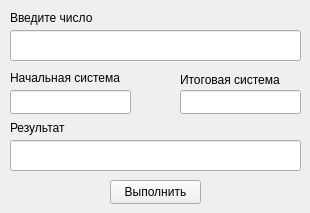
    <widget class="QWidget" name="tab_5">
     <attribute name="title">
      <string>Перевод</string>
     </attribute>
     <widget class="QLabel" name="lb_1">
      <property name="geometry">
       <rect>
        <x>10</x>
        <y>10</y>
        <width>121</width>
        <height>16</height>
       </rect>
      </property>
      <property name="text">
       <string>Введите число</string>
      </property>
     </widget>
     <widget class="QLabel" name="lb_2">
      <property name="geometry">
       <rect>
        <x>10</x>
        <y>70</y>
        <width>121</width>
        <height>16</height>
       </rect>
      </property>
      <property name="text">
       <string>Начальная система</string>
      </property>
     </widget>
     <widget class="QLineEdit" name="txt_num">
      <property name="geometry">
       <rect>
        <x>10</x>
        <y>30</y>
        <width>291</width>
        <height>31</height>
       </rect>
      </property>
     </widget>
     <widget class="QLineEdit" name="txt_begin">
      <property name="geometry">
       <rect>
        <x>10</x>
        <y>90</y>
        <width>121</width>
        <height>24</height>
       </rect>
      </property>
     </widget>
     <widget class="QLineEdit" name="txt_end">
      <property name="geometry">
       <rect>
        <x>180</x>
        <y>90</y>
        <width>121</width>
        <height>24</height>
       </rect>
      </property>
     </widget>
     <widget class="QLabel" name="lb_3">
      <property name="geometry">
       <rect>
        <x>180</x>
        <y>70</y>
        <width>111</width>
        <height>20</height>
       </rect>
      </property>
      <property name="text">
       <string>Итоговая система</string>
      </property>
     </widget>
     <widget class="QLabel" name="lb_4">
      <property name="geometry">
       <rect>
        <x>10</x>
        <y>120</y>
        <width>61</width>
        <height>16</height>
       </rect>
      </property>
      <property name="text">
       <string>Результат</string>
      </property>
     </widget>
     <widget class="QLineEdit" name="txt_ans">
      <property name="geometry">
       <rect>
        <x>10</x>
        <y>140</y>
        <width>291</width>
        <height>31</height>
       </rect>
      </property>
      <property name="readOnly">
       <bool>true</bool>
      </property>
     </widget>
     <widget class="QPushButton" name="pushButton">
      <property name="geometry">
       <rect>
        <x>110</x>
        <y>180</y>
        <width>91</width>
        <height>24</height>
       </rect>
      </property>
      <property name="text">
       <string>Выполнить</string>
      </property>
     </widget>
    </widget>
